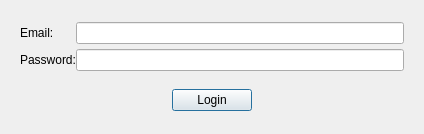
<?xml version="1.0" encoding="UTF-8"?>
<ui version="4.0">
 <class>loginWindow</class>
 <widget class="QDialog" name="loginWindow">
  <property name="geometry">
   <rect>
    <x>0</x>
    <y>0</y>
    <width>424</width>
    <height>134</height>
   </rect>
  </property>
  <property name="minimumSize">
   <size>
    <width>424</width>
    <height>134</height>
   </size>
  </property>
  <property name="maximumSize">
   <size>
    <width>666</width>
    <height>391</height>
   </size>
  </property>
  <property name="windowTitle">
   <string>Login</string>
  </property>
  <layout class="QGridLayout" name="gridLayout_2">
   <property name="leftMargin">
    <number>20</number>
   </property>
   <property name="topMargin">
    <number>10</number>
   </property>
   <property name="rightMargin">
    <number>20</number>
   </property>
   <property name="bottomMargin">
    <number>10</number>
   </property>
   <item row="0" column="0">
    <layout class="QGridLayout" name="gridLayout">
     <property name="leftMargin">
      <number>0</number>
     </property>
     <property name="topMargin">
      <number>0</number>
     </property>
     <property name="rightMargin">
      <number>0</number>
     </property>
     <property name="bottomMargin">
      <number>0</number>
     </property>
     <property name="horizontalSpacing">
      <number>0</number>
     </property>
     <property name="verticalSpacing">
      <number>5</number>
     </property>
     <item row="0" column="0">
      <widget class="QLabel" name="emailAdressLabel">
       <property name="text">
        <string>Email:</string>
       </property>
      </widget>
     </item>
     <item row="0" column="1">
      <widget class="QLineEdit" name="emailAdressField"/>
     </item>
     <item row="1" column="0">
      <widget class="QLabel" name="passwordLabel">
       <property name="text">
        <string>Password:</string>
       </property>
      </widget>
     </item>
     <item row="1" column="1">
      <widget class="QLineEdit" name="passwordField">
       <property name="echoMode">
        <enum>QLineEdit::Password</enum>
       </property>
      </widget>
     </item>
    </layout>
   </item>
   <item row="1" column="0">
    <layout class="QHBoxLayout" name="horizontalLayout">
     <item>
      <spacer name="horizontalSpacer">
       <property name="orientation">
        <enum>Qt::Horizontal</enum>
       </property>
       <property name="sizeHint" stdset="0">
        <size>
         <width>40</width>
         <height>20</height>
        </size>
       </property>
      </spacer>
     </item>
     <item>
      <widget class="QPushButton" name="loginButton">
       <property name="text">
        <string>Login</string>
       </property>
      </widget>
     </item>
     <item>
      <spacer name="horizontalSpacer_2">
       <property name="orientation">
        <enum>Qt::Horizontal</enum>
       </property>
       <property name="sizeHint" stdset="0">
        <size>
         <width>40</width>
         <height>20</height>
        </size>
       </property>
      </spacer>
     </item>
    </layout>
   </item>
  </layout>
 </widget>
 <resources/>
 <connections>
  <connection>
   <sender>loginButton</sender>
   <signal>clicked()</signal>
   <receiver>loginWindow</receiver>
   <slot>close()</slot>
   <hints>
    <hint type="sourcelabel">
     <x>215</x>
     <y>145</y>
    </hint>
    <hint type="destinationlabel">
     <x>204</x>
     <y>126</y>
    </hint>
   </hints>
  </connection>
 </connections>
</ui>
